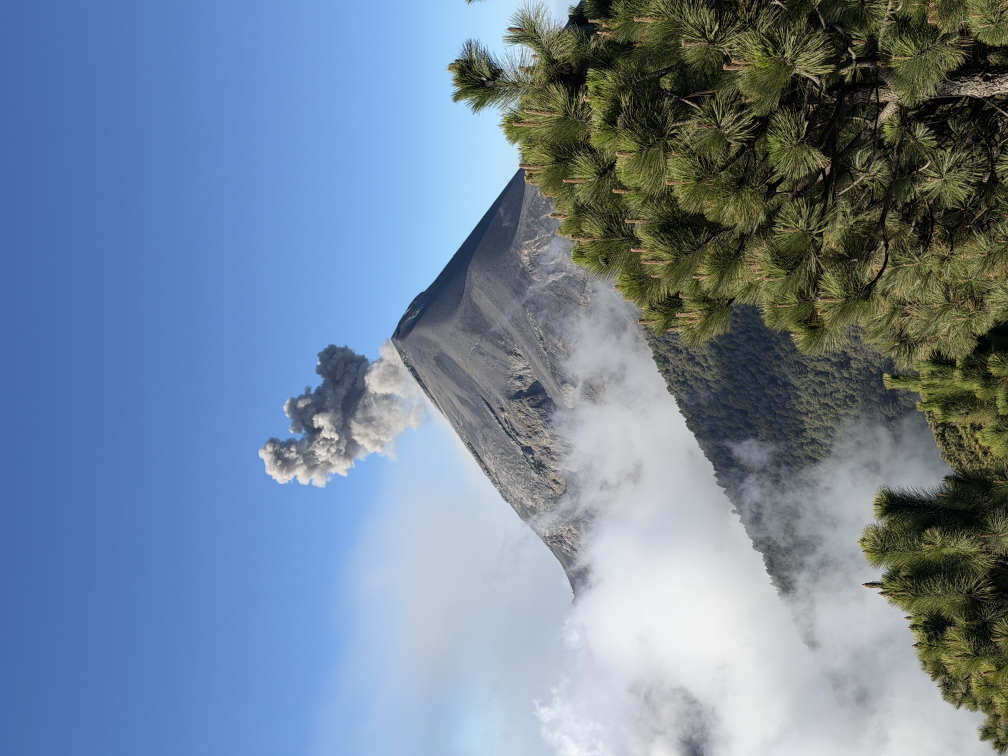
#> input picture outputs/assets/fuego-gallery-daytime-fuego.jpg, 4032 x 3024 px (shown at 1/4 size); its folder holds 5 pictures in this run
$ python optimize-gallery.py
#> lines starting #> are read from the running program, lines starting #| are printed output that depends on the picture
"""Create responsive WebP display assets; retain originals for expanded viewing."""
from pathlib import Path
from PIL import Image, ImageOps
import json

ROOT = Path(__file__).resolve().parents[1] / 'outputs' / 'assets'
DEST = ROOT / 'optimized'
WIDTHS = (240, 480, 960, 1440)

def main():
    DEST.mkdir(exist_ok=True)
    originals = sorted(set(ROOT.glob('fuego-gallery-*.*')) | set(ROOT.glob('kili-gallery-*.*')) | {ROOT/'kili-guide-renga.png'})
    manifest = {}
    for source in originals:
        if source.suffix.lower() not in {'.jpg', '.jpeg', '.png'}: continue
        with Image.open(source) as original:
#> original is the input picture: PIL image 4032x3024 RGB; mean R, G, B 112.4, 131.6, 152.2
            photo = ImageOps.exif_transpose(original).convert('RGB')
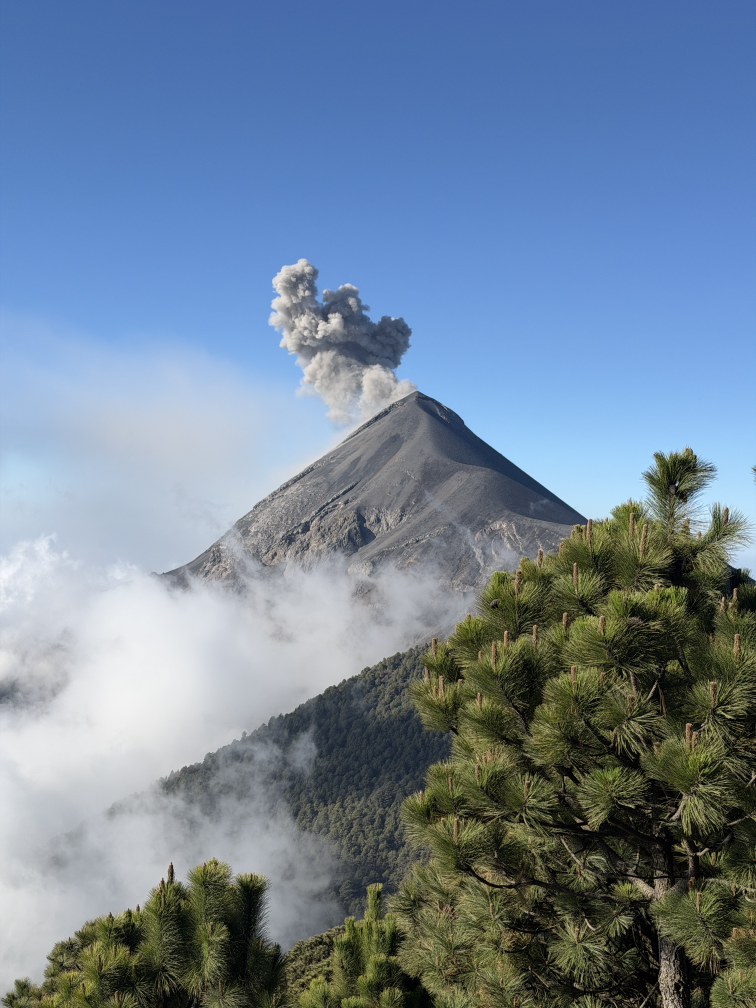
#> photo: PIL image 3024x4032 RGB (shown at 1/4 size); mean R, G, B 112.4, 131.6, 152.2
            variants = []
            for width in WIDTHS:
                width = min(width, photo.width)
                target = DEST / f'{source.stem}-{width}.webp'
                resized = photo.copy()
                resized.thumbnail((width, round(photo.height * width / photo.width)), Image.Resampling.LANCZOS)
                resized.save(target, 'WEBP', quality=80, method=6, icc_profile=original.info.get('icc_profile', b''))
                variants.append({'src':'/assets/optimized/'+target.name, 'width':resized.width, 'bytes':target.stat().st_size})
#> this loop made 4 passes
#> pass 1, in main, `resized.save(target, 'WEBP', quality=80, method=6, icc_profile=origina..`:
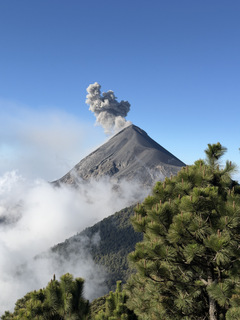
#> saved as fuego-gallery-daytime-fuego-240.webp: PIL image 240x320 RGB; mean R, G, B 112.4, 131.6, 152.2
#> pass 2, in main, `resized.save(target, 'WEBP', quality=80, method=6, icc_profile=origina..`:
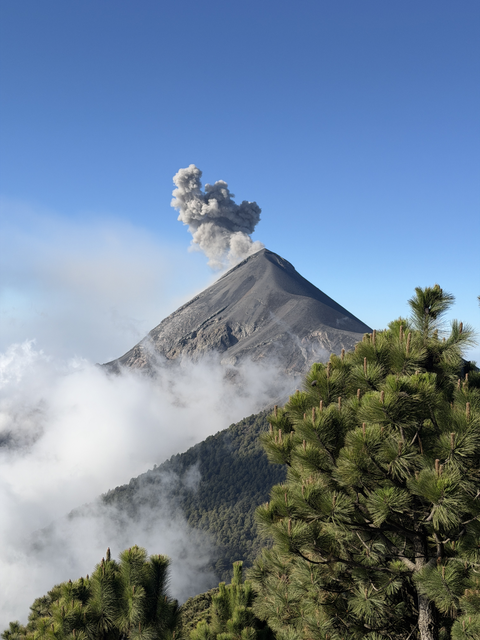
#> saved as fuego-gallery-daytime-fuego-480.webp: PIL image 480x640 RGB; mean R, G, B 112.3, 131.5, 152.1
#> after the loop, variants = 4 items
            manifest['/assets/'+source.name] = {'width':photo.width, 'height':photo.height, 'original_bytes':source.stat().st_size, 'variants':variants}
#> pass 2 of the loop in main, `for source in originals:`:
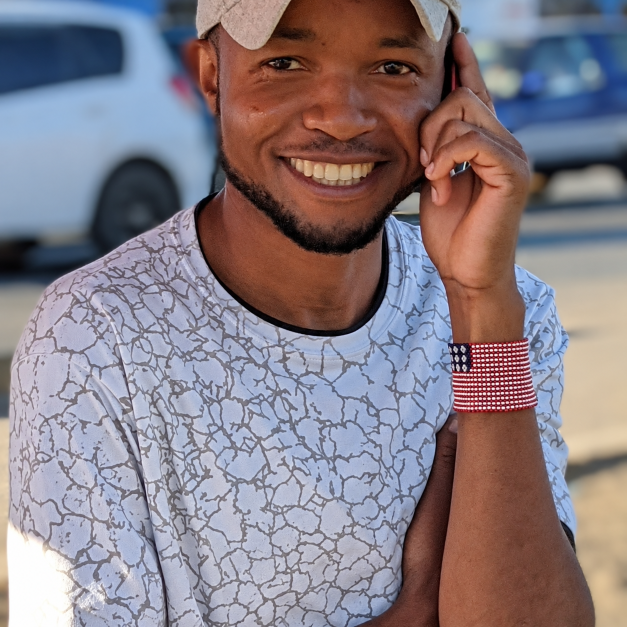
#> input picture outputs/assets/kili-guide-renga.png, 1254 x 1254 px (shown at 1/2 size)
#> in main, original is the input picture: PIL image 1254x1254 RGB; mean R, G, B 136.5, 125.8, 133.5
#> the loop in main, `for width in WIDTHS:` made 4 passes
#> pass 1, in main, `resized.save(target, 'WEBP', quality=80, method=6, icc_profile=origina..`:
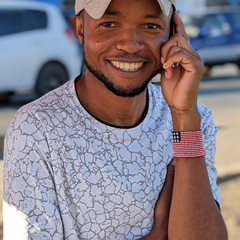
#> saved as kili-guide-renga-240.webp: PIL image 240x240 RGB; mean R, G, B 136.7, 126, 133.7
#> pass 2, in main, `resized.save(target, 'WEBP', quality=80, method=6, icc_profile=origina..`:
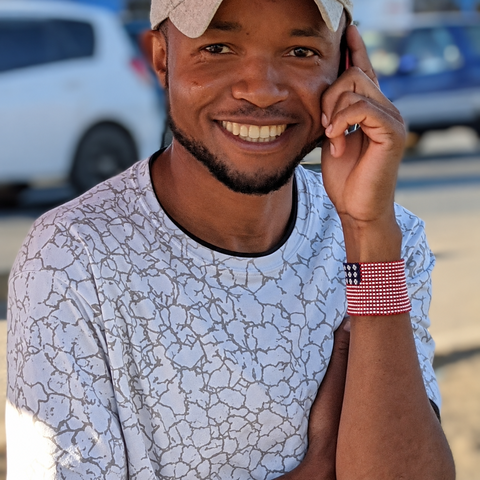
#> saved as kili-guide-renga-480.webp: PIL image 480x480 RGB; mean R, G, B 136.5, 125.8, 133.5
    (ROOT/'gallery-images.json').write_text(json.dumps(manifest, indent=2), encoding='utf-8')
    (ROOT/'image-assets.js').write_text('/* Generated responsive gallery assets. Originals load only on expansion. */\n(function(){\nconst images='+json.dumps(manifest,separators=(',',':'))+';\n'+HELPER+'\n})();\n',encoding='utf-8')
    before=sum(item['original_bytes'] for item in manifest.values())
#> before = 5593759
    display=sum(item['variants'][2]['bytes'] for item in manifest.values())
#> display = 245444
    print(f'{len(manifest)} originals retained. 960px display set: {display:,} bytes versus {before:,} original bytes ({(1-display/before)*100:.1f}% smaller).')
#| 2 originals retained. 960px display set: 245,444 bytes versus 5,593,759 original bytes (95.6% smaller).

HELPER = r'''
function attributes(src,sizes='(min-width: 1024px) 420px, (min-width: 640px) 50vw, 100vw'){
  const item=images[src];if(!item)return 'src="'+src+'" loading="lazy" decoding="async"';
  const variants=item.variants;
  return 'src="'+variants[1].src+'" srcset="'+variants.map(v=>v.src+' '+v.width+'w').join(', ')+'" sizes="'+sizes+'" width="'+item.width+'" height="'+item.height+'" loading="lazy" decoding="async"';
}
function set(img,src,sizes='(min-width: 1024px) 1024px, 100vw'){
  const item=images[src];if(!item){img.removeAttribute('srcset');img.src=src;return;}
  img.sizes=sizes;img.srcset=item.variants.map(v=>v.src+' '+v.width+'w').join(', ');img.src=item.variants[1].src;
  img.width=item.width;img.height=item.height;img.decoding='async';
}
window.OutlandImages={images,attributes,set};
'''

if __name__=='__main__': main()
